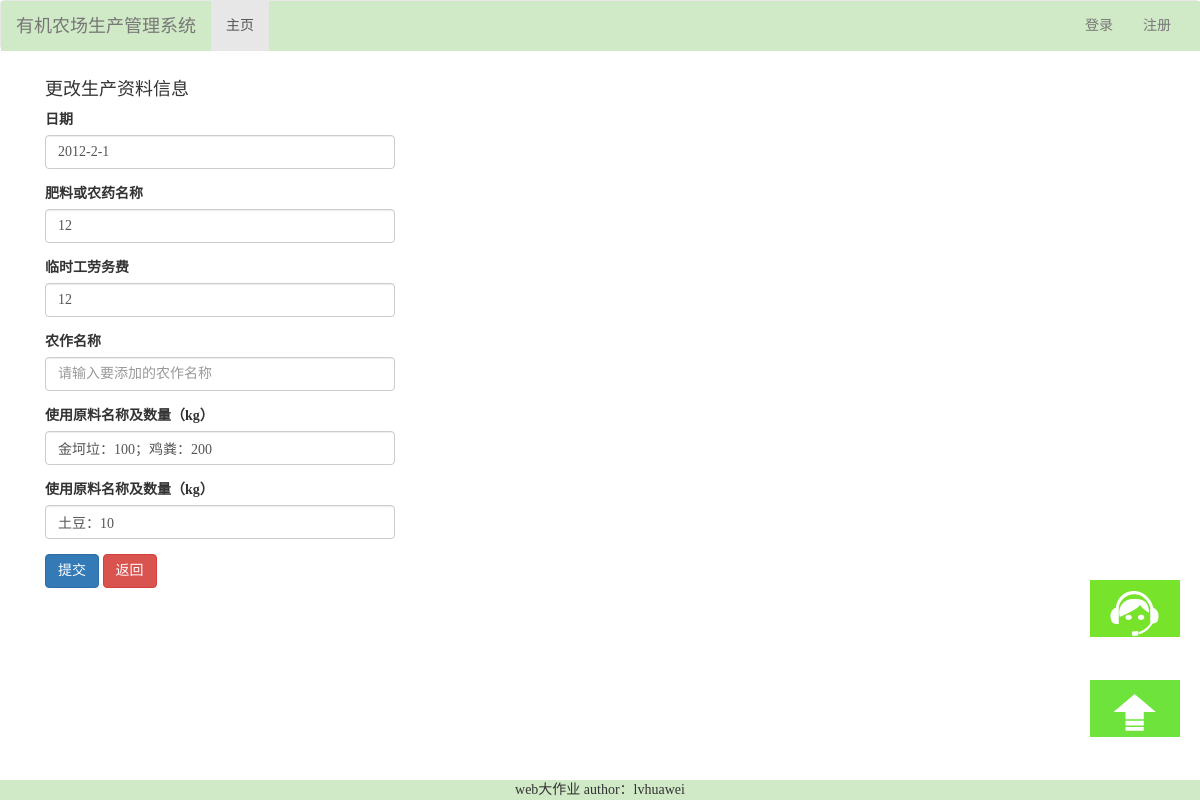
The app's page /editcroprecords/1 with its own data.
### login/models.py (models this page shows, shortened)
class CropRecords(models.Model):
    croprecords_date = models.CharField(max_length=15)
    land_id = models.CharField(max_length=10)
    tlc = models.CharField(max_length=10, null=True)
    crop_name = models.CharField(max_length=10)
    naworm = models.CharField(max_length=32, default="无")
    nanosu = models.CharField(max_length=32, default="无")

### login/views.py (the view, shortened to what this page needs)
# urls.py: re_path(r"^editcroprecords/(\d+)", views.editcroprecords),
def editcroprecords(request, id):
	croprecords_obj = CropRecords.objects.filter(pk=id).first()
	return render(request, 'croprecords/editcroprecords.html', {"croprecords_obj": croprecords_obj})

### login/templates/croprecords/editcroprecords.html (shortened to what this page needs)
{% extends "base.html" %}
{% block content %}
    <div class="container">
        <div class="col-md-4">
            <h4>更改生产资料信息</h4>
            <form action="" method="post">
                <div class="form-group">
                    <label for="croprecords_date">日期</label>
                    <input type="text" class="form-control" id="croprecords_date" name="croprecords_date"
                           value="{{ croprecords_obj.croprecords_date }}">
                </div>
                <div class="form-group">
                    <label for="land_id">肥料或农药名称</label>
                    <input type="text" class="form-control" id="land_id" name="land_id"
                           value="{{ croprecords_obj.land_id }}">
                </div>
                <div class="form-group">
                    <label for="tlc">临时工劳务费</label>
                    <input type="number" class="form-control" id="tlc" name="tlc"
                           value="{{ croprecords_obj.tlc }}">
                </div>
                <div class="form-group">
                    <label for="crop_name">农作名称</label>
                    <input type="text" class="form-control" id="crop_name" name="crop_name"
                           placeholder="请输入要添加的农作名称">
                </div>
                <div class="form-group">
                    <label for="naworm">使用原料名称及数量（kg）</label>
                    <input type="text" class="form-control" id="naworm" name="naworm"
                           value="{{ croprecords_obj.naworm }}">
                </div>
                <div class="form-group">
                    <label for="nanosu">使用原料名称及数量（kg）</label>
                    <input type="text" class="form-control" id="nanosu" name="nanosu"
                           value="{{ croprecords_obj.nanosu }}">
                </div>
                <div class="form-group">
                    <button type="submit" class="btn btn-primary">提交</button>
                    <a href="/croprecords/" class="btn btn-danger">返回</a>
                </div>
            </form>
        </div>
    </div>
{% endblock %}

### templates/base.html (style rules this page uses)
* { margin: 0; padding: 0; }

### records on screen
CropRecords: croprecords_date "2012-2-1", land_id "12", tlc "12", naworm "金坷垃：100；鸡粪：200", nanosu "土豆：10"
